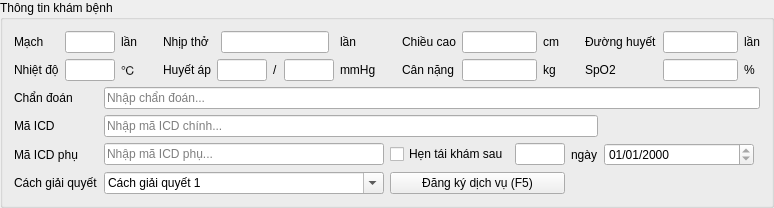
          <widget class="QGroupBox" name="groupBox_2">
           <property name="title">
            <string>Thông tin khám bệnh</string>
           </property>
           <layout class="QVBoxLayout" name="verticalLayout_11">
            <item>
             <layout class="QGridLayout" name="nhapChiSoLayout">
              <item row="0" column="2">
               <widget class="QLabel" name="label_3">
                <property name="text">
                 <string>lần</string>
                </property>
               </widget>
              </item>
              <item row="1" column="6">
               <widget class="QLabel" name="label_5">
                <property name="sizePolicy">
                 <sizepolicy hsizetype="Fixed" vsizetype="Preferred">
                  <horstretch>0</horstretch>
                  <verstretch>0</verstretch>
                 </sizepolicy>
                </property>
                <property name="text">
                 <string>/</string>
                </property>
               </widget>
              </item>
              <item row="0" column="10">
               <widget class="QLabel" name="label_6">
                <property name="text">
                 <string>Chiều cao</string>
                </property>
               </widget>
              </item>
              <item row="0" column="1">
               <widget class="QLineEdit" name="mach">
                <property name="sizePolicy">
                 <sizepolicy hsizetype="Fixed" vsizetype="Fixed">
                  <horstretch>0</horstretch>
                  <verstretch>0</verstretch>
                 </sizepolicy>
                </property>
                <property name="maximumSize">
                 <size>
                  <width>50</width>
                  <height>16777215</height>
                 </size>
                </property>
               </widget>
              </item>
              <item row="1" column="2">
               <widget class="QLabel" name="label_4">
                <property name="text">
                 <string>℃</string>
                </property>
               </widget>
              </item>
              <item row="0" column="14">
               <widget class="QLabel" name="label_8">
                <property name="text">
                 <string>Đường huyết</string>
                </property>
               </widget>
              </item>
              <item row="0" column="12">
               <widget class="QLabel" name="label_10">
                <property name="text">
                 <string>cm</string>
                </property>
               </widget>
              </item>
              <item row="1" column="15">
               <widget class="QLineEdit" name="spo2">
                <property name="sizePolicy">
                 <sizepolicy hsizetype="Fixed" vsizetype="Fixed">
                  <horstretch>0</horstretch>
                  <verstretch>0</verstretch>
                 </sizepolicy>
                </property>
                <property name="maximumSize">
                 <size>
                  <width>75</width>
                  <height>16777215</height>
                 </size>
                </property>
               </widget>
              </item>
              <item row="0" column="3">
               <spacer name="horizontalSpacer_5">
                <property name="orientation">
                 <enum>Qt::Horizontal</enum>
                </property>
                <property name="sizeType">
                 <enum>QSizePolicy::Fixed</enum>
                </property>
                <property name="sizeHint" stdset="0">
                 <size>
                  <width>20</width>
                  <height>20</height>
                 </size>
                </property>
               </spacer>
              </item>
              <item row="1" column="12">
               <widget class="QLabel" name="label_11">
                <property name="text">
                 <string>kg</string>
                </property>
               </widget>
              </item>
              <item row="1" column="8">
               <widget class="QLabel" name="label">
                <property name="text">
                 <string>mmHg</string>
                </property>
               </widget>
              </item>
              <item row="1" column="7">
               <widget class="QLineEdit" name="huyet_ap_2">
                <property name="sizePolicy">
                 <sizepolicy hsizetype="Fixed" vsizetype="Fixed">
                  <horstretch>0</horstretch>
                  <verstretch>0</verstretch>
                 </sizepolicy>
                </property>
                <property name="maximumSize">
                 <size>
                  <width>50</width>
                  <height>16777215</height>
                 </size>
                </property>
               </widget>
              </item>
              <item row="0" column="15">
               <widget class="QLineEdit" name="duong_huyet">
                <property name="sizePolicy">
                 <sizepolicy hsizetype="Fixed" vsizetype="Fixed">
                  <horstretch>0</horstretch>
                  <verstretch>0</verstretch>
                 </sizepolicy>
                </property>
                <property name="maximumSize">
                 <size>
                  <width>75</width>
                  <height>16777215</height>
                 </size>
                </property>
               </widget>
              </item>
              <item row="0" column="13">
               <spacer name="horizontalSpacer_7">
                <property name="orientation">
                 <enum>Qt::Horizontal</enum>
                </property>
                <property name="sizeType">
                 <enum>QSizePolicy::Fixed</enum>
                </property>
                <property name="sizeHint" stdset="0">
                 <size>
                  <width>20</width>
                  <height>20</height>
                 </size>
                </property>
               </spacer>
              </item>
              <item row="0" column="8">
               <widget class="QLabel" name="label_2">
                <property name="text">
                 <string>lần</string>
                </property>
               </widget>
              </item>
              <item row="0" column="4">
               <widget class="QLabel" name="lb_nhip_tho">
                <property name="text">
                 <string>Nhịp thở</string>
                </property>
               </widget>
              </item>
              <item row="1" column="11">
               <widget class="QLineEdit" name="can_nang">
                <property name="sizePolicy">
                 <sizepolicy hsizetype="Fixed" vsizetype="Fixed">
                  <horstretch>0</horstretch>
                  <verstretch>0</verstretch>
                 </sizepolicy>
                </property>
                <property name="maximumSize">
                 <size>
                  <width>75</width>
                  <height>16777215</height>
                 </size>
                </property>
               </widget>
              </item>
              <item row="1" column="5">
               <widget class="QLineEdit" name="huyet_ap_1">
                <property name="sizePolicy">
                 <sizepolicy hsizetype="Fixed" vsizetype="Fixed">
                  <horstretch>0</horstretch>
                  <verstretch>0</verstretch>
                 </sizepolicy>
                </property>
                <property name="maximumSize">
                 <size>
                  <width>50</width>
                  <height>16777215</height>
                 </size>
                </property>
               </widget>
              </item>
              <item row="0" column="11">
               <widget class="QLineEdit" name="chieu_cao">
                <property name="sizePolicy">
                 <sizepolicy hsizetype="Fixed" vsizetype="Fixed">
                  <horstretch>0</horstretch>
                  <verstretch>0</verstretch>
                 </sizepolicy>
                </property>
                <property name="maximumSize">
                 <size>
                  <width>75</width>
                  <height>16777215</height>
                 </size>
                </property>
               </widget>
              </item>
              <item row="1" column="4">
               <widget class="QLabel" name="lb_huyet_ap">
                <property name="text">
                 <string>Huyết áp</string>
                </property>
               </widget>
              </item>
              <item row="1" column="0">
               <widget class="QLabel" name="lb_nhiet_do">
                <property name="text">
                 <string>Nhiệt độ</string>
                </property>
               </widget>
              </item>
              <item row="0" column="5" colspan="3" alignment="Qt::AlignHCenter">
               <widget class="QLineEdit" name="nhip_tho">
                <property name="sizePolicy">
                 <sizepolicy hsizetype="Expanding" vsizetype="Fixed">
                  <horstretch>0</horstretch>
                  <verstretch>0</verstretch>
                 </sizepolicy>
                </property>
                <property name="maximumSize">
                 <size>
                  <width>110</width>
                  <height>16777215</height>
                 </size>
                </property>
               </widget>
              </item>
              <item row="1" column="1">
               <widget class="QLineEdit" name="nhiet_do">
                <property name="sizePolicy">
                 <sizepolicy hsizetype="Fixed" vsizetype="Fixed">
                  <horstretch>0</horstretch>
                  <verstretch>0</verstretch>
                 </sizepolicy>
                </property>
                <property name="maximumSize">
                 <size>
                  <width>50</width>
                  <height>16777215</height>
                 </size>
                </property>
               </widget>
              </item>
              <item row="0" column="16">
               <widget class="QLabel" name="label_12">
                <property name="text">
                 <string>lần</string>
                </property>
               </widget>
              </item>
              <item row="0" column="0">
               <widget class="QLabel" name="lb_mach">
                <property name="text">
                 <string>Mạch</string>
                </property>
               </widget>
              </item>
              <item row="1" column="10">
               <widget class="QLabel" name="label_7">
                <property name="text">
                 <string>Cân nặng</string>
                </property>
               </widget>
              </item>
              <item row="1" column="16">
               <widget class="QLabel" name="label_13">
                <property name="text">
                 <string>%</string>
                </property>
               </widget>
              </item>
              <item row="1" column="14">
               <widget class="QLabel" name="label_9">
                <property name="text">
                 <string>SpO2</string>
                </property>
               </widget>
              </item>
              <item row="0" column="9">
               <spacer name="horizontalSpacer_6">
                <property name="orientation">
                 <enum>Qt::Horizontal</enum>
                </property>
                <property name="sizeType">
                 <enum>QSizePolicy::Fixed</enum>
                </property>
                <property name="sizeHint" stdset="0">
                 <size>
                  <width>20</width>
                  <height>20</height>
                 </size>
                </property>
               </spacer>
              </item>
             </layout>
            </item>
            <item>
             <layout class="QGridLayout" name="nhapChanDoanLayout" rowstretch="0,0,0,0" columnstretch="0,2,0,0,0,0,0">
              <item row="1" column="0">
               <widget class="QLabel" name="lb_ma_icd">
                <property name="text">
                 <string>Mã ICD</string>
                </property>
               </widget>
              </item>
              <item row="3" column="1">
               <widget class="QComboBox" name="cb_cach_giai_quyet">
                <property name="editable">
                 <bool>true</bool>
                </property>
                <item>
                 <property name="text">
                  <string>Cách giải quyết 1</string>
                 </property>
                </item>
                <item>
                 <property name="text">
                  <string>Cách giải quyết 2</string>
                 </property>
                </item>
                <item>
                 <property name="text">
                  <string>Cách giải quyết 3</string>
                 </property>
                </item>
                <item>
                 <property name="text">
                  <string>Cách giải quyết 4</string>
                 </property>
                </item>
                <item>
                 <property name="text">
                  <string>Cách giải quyết 5</string>
                 </property>
                </item>
               </widget>
              </item>
              <item row="0" column="0">
               <widget class="QLabel" name="lb_chan_doan">
                <property name="text">
                 <string>Chẩn đoán</string>
                </property>
               </widget>
              </item>
              <item row="2" column="0">
               <widget class="QLabel" name="lb_ma_icd_phu">
                <property name="text">
                 <string>Mã ICD phụ</string>
                </property>
               </widget>
              </item>
              <item row="3" column="0">
               <widget class="QLabel" name="lb_cach_giai_quyet">
                <property name="text">
                 <string>Cách giải quyết</string>
                </property>
               </widget>
              </item>
              <item row="0" column="1" colspan="6">
               <widget class="QLineEdit" name="chan_doan">
                <property name="sizePolicy">
                 <sizepolicy hsizetype="Preferred" vsizetype="Minimum">
                  <horstretch>0</horstretch>
                  <verstretch>0</verstretch>
                 </sizepolicy>
                </property>
                <property name="minimumSize">
                 <size>
                  <width>500</width>
                  <height>0</height>
                 </size>
                </property>
                <property name="placeholderText">
                 <string>Nhập chẩn đoán...</string>
                </property>
               </widget>
              </item>
              <item row="2" column="1">
               <widget class="QLineEdit" name="ma_icd_phu">
                <property name="placeholderText">
                 <string>Nhập mã ICD phụ...</string>
                </property>
               </widget>
              </item>
              <item row="1" column="1" colspan="4">
               <widget class="QLineEdit" name="ma_icd">
                <property name="placeholderText">
                 <string>Nhập mã ICD chính...</string>
                </property>
               </widget>
              </item>
              <item row="2" column="2">
               <widget class="QCheckBox" name="is_hen_kham">
                <property name="text">
                 <string>Hẹn tái khám sau</string>
                </property>
               </widget>
              </item>
              <item row="2" column="4">
               <widget class="QLabel" name="label_14">
                <property name="text">
                 <string>ngày</string>
                </property>
               </widget>
              </item>
              <item row="2" column="3">
               <widget class="QLineEdit" name="so_ngay_hen">
                <property name="sizePolicy">
                 <sizepolicy hsizetype="Fixed" vsizetype="Fixed">
                  <horstretch>0</horstretch>
                  <verstretch>0</verstretch>
                 </sizepolicy>
                </property>
                <property name="maximumSize">
                 <size>
                  <width>50</width>
                  <height>16777215</height>
                 </size>
                </property>
               </widget>
              </item>
              <item row="2" column="5">
               <widget class="QDateTimeEdit" name="ngay_hen_kham">
                <property name="sizePolicy">
                 <sizepolicy hsizetype="MinimumExpanding" vsizetype="Fixed">
                  <horstretch>0</horstretch>
                  <verstretch>0</verstretch>
                 </sizepolicy>
                </property>
                <property name="minimumSize">
                 <size>
                  <width>150</width>
                  <height>0</height>
                 </size>
                </property>
                <property name="readOnly">
                 <bool>true</bool>
                </property>
                <property name="displayFormat">
                 <string>dd/MM/yyyy</string>
                </property>
               </widget>
              </item>
              <item row="3" column="2" colspan="2">
               <widget class="QPushButton" name="btn_dang_ky">
                <property name="text">
                 <string>Đăng ký dịch vụ (F5)</string>
                </property>
               </widget>
              </item>
             </layout>
            </item>
           </layout>
          </widget>
